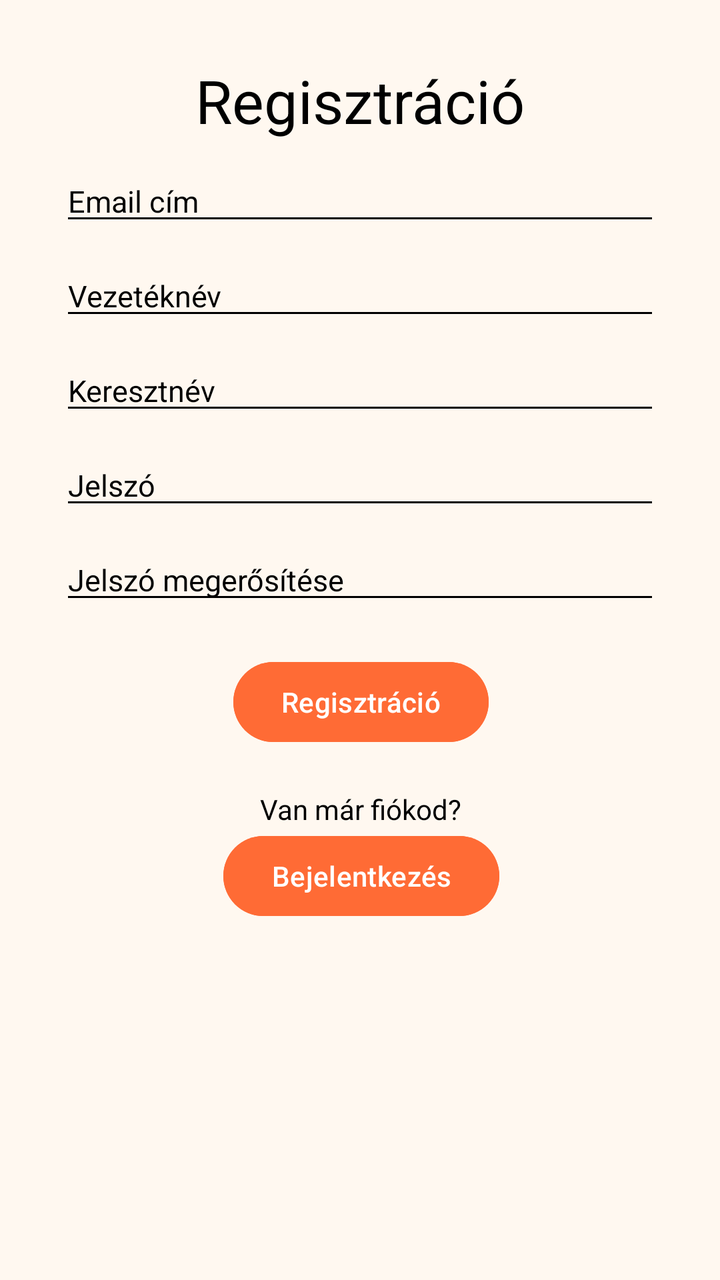
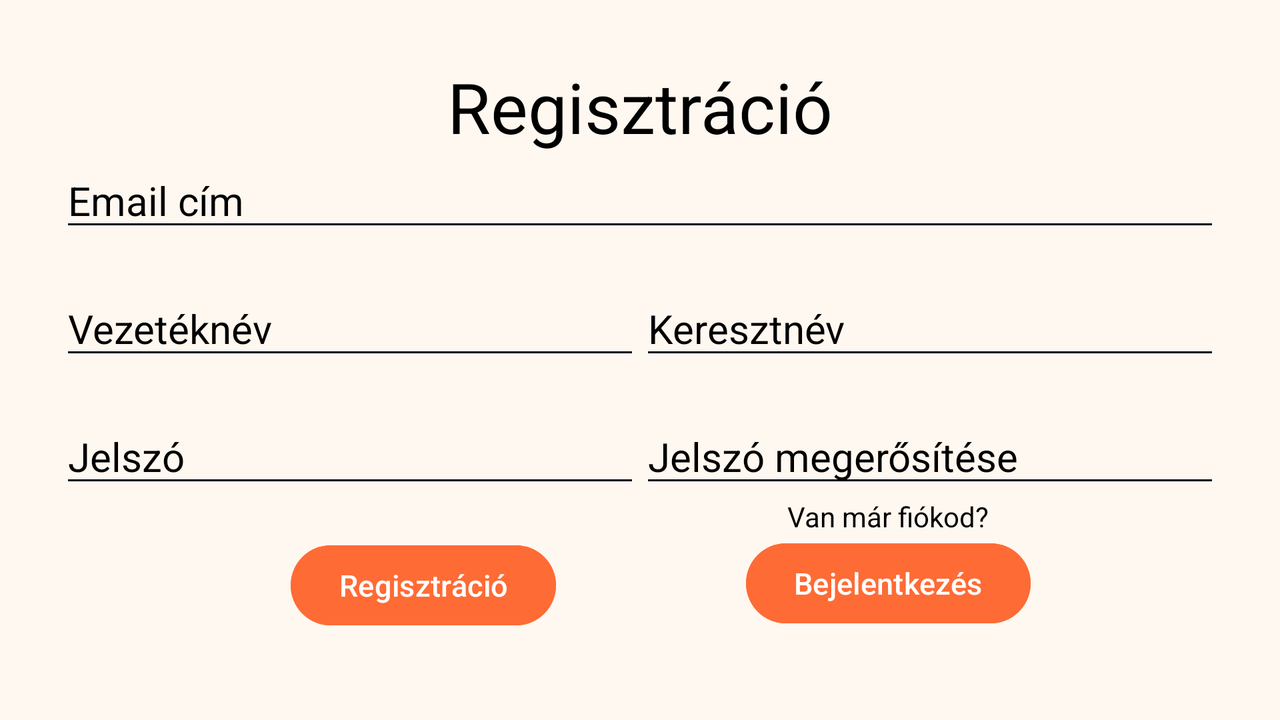

An Android layout and its configuration variant, each rendered on a device that would load it. The default file and the variant file are quoted in full after the pictures.
<!-- AndroidManifest.xml: application theme Theme.MobilAlkfejlProjekt -->
<!-- res/layout/activity_register.xml -->
<?xml version="1.0" encoding="utf-8"?>
<FrameLayout xmlns:android="http://schemas.android.com/apk/res/android"
    xmlns:app="http://schemas.android.com/apk/res-auto"
    xmlns:tools="http://schemas.android.com/tools"
    android:layout_width="match_parent"
    android:layout_height="match_parent"
    android:background="@color/background_light"
    android:padding="30dp">

    <androidx.constraintlayout.widget.ConstraintLayout xmlns:app="http://schemas.android.com/apk/res-auto"
        xmlns:tools="http://schemas.android.com/tools"
        android:id="@+id/main"
        android:layout_width="match_parent"
        android:layout_height="match_parent"
        tools:context=".RegisterActivity">

        <TextView
            android:id="@+id/registrationTitleTextView"
            android:layout_width="wrap_content"
            android:layout_height="wrap_content"
            android:text="@string/registration"
            android:textColor="@color/black"
            android:textSize="30sp"
            app:layout_constraintEnd_toEndOf="@id/main"
            app:layout_constraintStart_toStartOf="@id/main"
            app:layout_constraintTop_toTopOf="@id/main" />

        <EditText
            android:id="@+id/emailEditText"
            android:layout_width="match_parent"
            android:layout_height="wrap_content"
            android:layout_marginTop="10dp"
            android:backgroundTint="@color/black"
            android:hint="@string/email"
            android:importantForAutofill="no"
            android:inputType="textEmailAddress"
            android:textColor="@color/black"
            android:textColorHint="@color/black"
            android:textSize="15sp"
            android:imeOptions="actionNext"
            app:layout_constraintEnd_toEndOf="@id/registrationTitleTextView"
            app:layout_constraintStart_toStartOf="@id/registrationTitleTextView"
            app:layout_constraintTop_toBottomOf="@id/registrationTitleTextView" />

        <EditText
            android:id="@+id/firstNameEditText"
            android:layout_width="match_parent"
            android:layout_height="wrap_content"
            android:layout_marginTop="10dp"
            android:backgroundTint="@color/black"
            android:hint="@string/firstName"
            android:importantForAutofill="no"
            android:inputType="text|textCapWords"
            android:textColor="@color/black"
            android:textColorHint="@color/black"
            android:textSize="15sp"
            android:imeOptions="actionNext"
            app:layout_constraintEnd_toEndOf="@id/emailEditText"
            app:layout_constraintStart_toStartOf="@id/emailEditText"
            app:layout_constraintTop_toBottomOf="@id/emailEditText" />

        <EditText
            android:id="@+id/lastNameEditText"
            android:layout_width="match_parent"
            android:layout_height="wrap_content"
            android:layout_marginTop="10dp"
            android:backgroundTint="@color/black"
            android:hint="@string/lastName"
            android:importantForAutofill="no"
            android:inputType="text|textCapWords"
            android:textColor="@color/black"
            android:textColorHint="@color/black"
            android:textSize="15sp"
            android:imeOptions="actionNext"
            app:layout_constraintEnd_toEndOf="@id/firstNameEditText"
            app:layout_constraintStart_toStartOf="@id/firstNameEditText"
            app:layout_constraintTop_toBottomOf="@id/firstNameEditText" />

        <EditText
            android:id="@+id/passwordEditText"
            android:layout_width="match_parent"
            android:layout_height="wrap_content"
            android:layout_marginTop="10dp"
            android:backgroundTint="@color/black"
            android:hint="@string/password"
            android:importantForAutofill="no"
            android:inputType="textPassword"
            android:textColor="@color/black"
            android:textColorHint="@color/black"
            android:textSize="15sp"
            app:layout_constraintEnd_toEndOf="@id/lastNameEditText"
            app:layout_constraintStart_toStartOf="@id/lastNameEditText"
            app:layout_constraintTop_toBottomOf="@id/lastNameEditText" />

        <EditText
            android:id="@+id/passwordConfirmEditText"
            android:layout_width="match_parent"
            android:layout_height="wrap_content"
            android:layout_marginTop="10dp"
            android:backgroundTint="@color/black"
            android:hint="@string/passwordConfirm"
            android:importantForAutofill="no"
            android:inputType="textPassword"
            android:textColor="@color/black"
            android:textColorHint="@color/black"
            android:textSize="15sp"
            app:layout_constraintEnd_toEndOf="@id/passwordEditText"
            app:layout_constraintStart_toStartOf="@id/passwordEditText"
            app:layout_constraintTop_toBottomOf="@id/passwordEditText" />

        <Button
            android:id="@+id/registerButton"
            android:layout_width="wrap_content"
            android:layout_height="wrap_content"
            android:layout_marginTop="20dp"
            android:backgroundTint="@color/color_primary"
            android:onClick="register"
            android:text="@string/registration"
            android:textColor="@color/white"
            app:layout_constraintEnd_toEndOf="@id/passwordConfirmEditText"
            app:layout_constraintStart_toStartOf="@id/passwordConfirmEditText"
            app:layout_constraintTop_toBottomOf="@id/passwordConfirmEditText" />

        <TextView
            android:id="@+id/userHasAccountText"
            android:layout_width="wrap_content"
            android:layout_height="wrap_content"
            android:layout_marginTop="20dp"
            android:text="@string/userHasAccount"
            android:textColor="@color/black"
            app:layout_constraintEnd_toEndOf="@id/registerButton"
            app:layout_constraintStart_toStartOf="@id/registerButton"
            app:layout_constraintTop_toBottomOf="@id/registerButton" />

        <Button
            android:id="@+id/toLoginButton"
            android:layout_width="wrap_content"
            android:layout_height="wrap_content"
            android:backgroundTint="@color/color_primary"
            android:onClick="toLogin"
            android:text="@string/login"
            android:textColor="@color/white"
            app:layout_constraintEnd_toEndOf="@id/userHasAccountText"
            app:layout_constraintStart_toStartOf="@id/userHasAccountText"
            app:layout_constraintTop_toBottomOf="@id/userHasAccountText" />

    </androidx.constraintlayout.widget.ConstraintLayout>

</FrameLayout>
<!-- resources referenced by this layout -->
<resources>
  <color name="background_light">#FFF8F0</color>
  <color name="black">#FF000000</color>
  <color name="color_primary">#FF6B35</color>
  <color name="white">#FFFFFFFF</color>
  <string name="email">Email cím</string>
  <string name="firstName">Vezetéknév</string>
  <string name="lastName">Keresztnév</string>
  <string name="login">Bejelentkezés</string>
  <string name="password">Jelszó</string>
  <string name="passwordConfirm">Jelszó megerősítése</string>
  <string name="registration">Regisztráció</string>
  <string name="userHasAccount">Van már fiókod?</string>
  <style name="Theme.MobilAlkfejlProjekt" parent="Base.Theme.MobilAlkfejlProjekt" />
  <style name="Base.Theme.MobilAlkfejlProjekt" parent="Theme.Material3.DayNight.NoActionBar">
          
          <item name="colorPrimary">@color/color_primary</item>
      </style>
</resources>
<!-- res/layout-land/activity_register.xml (the repository's variant of the layout above) -->
<!-- drawn on the phone turned sideways -->
<?xml version="1.0" encoding="utf-8"?>
<FrameLayout xmlns:android="http://schemas.android.com/apk/res/android"
    android:layout_width="match_parent"
    android:layout_height="match_parent"
    android:background="@color/background_light"
    android:padding="30dp">

    <androidx.constraintlayout.widget.ConstraintLayout xmlns:app="http://schemas.android.com/apk/res-auto"
        xmlns:tools="http://schemas.android.com/tools"
        android:id="@+id/main"
        android:layout_width="match_parent"
        android:layout_height="match_parent"
        tools:context=".RegisterActivity">

        <TextView
            android:id="@+id/registrationTitleTextView"
            android:layout_width="wrap_content"
            android:layout_height="wrap_content"
            android:text="@string/registration"
            android:textColor="@color/black"
            android:textSize="35sp"
            app:layout_constraintEnd_toEndOf="@id/main"
            app:layout_constraintStart_toStartOf="@id/main"
            app:layout_constraintTop_toTopOf="@id/main" />

        <EditText
            android:id="@+id/emailEditText"
            android:layout_width="match_parent"
            android:layout_height="wrap_content"
            android:layout_weight="1"
            android:backgroundTint="@color/black"
            android:hint="@string/email"
            android:importantForAutofill="no"
            android:inputType="textEmailAddress"
            android:textColor="@color/black"
            android:textColorHint="@color/black"
            android:textSize="20sp"
            app:layout_constraintEnd_toEndOf="@id/registrationTitleTextView"
            app:layout_constraintStart_toStartOf="@id/registrationTitleTextView"
            app:layout_constraintTop_toBottomOf="@id/registrationTitleTextView" />

        <LinearLayout
            android:id="@+id/nameLinearLayout"
            android:layout_width="match_parent"
            android:layout_height="wrap_content"
            android:layout_marginTop="20dp"
            android:orientation="horizontal"
            app:layout_constraintEnd_toEndOf="@id/emailEditText"
            app:layout_constraintStart_toStartOf="@id/emailEditText"
            app:layout_constraintTop_toBottomOf="@id/emailEditText">

            <EditText
                android:id="@+id/firstNameEditText"
                android:layout_width="wrap_content"
                android:layout_height="wrap_content"
                android:layout_weight="1"
                android:backgroundTint="@color/black"
                android:ems="10"
                android:hint="@string/firstName"
                android:importantForAutofill="no"
                android:inputType="text"
                android:textColor="@color/black"
                android:textColorHint="@color/black"
                android:textSize="20sp" />

            <EditText
                android:id="@+id/lastNameEditText"
                android:layout_width="wrap_content"
                android:layout_height="wrap_content"
                android:layout_weight="1"
                android:backgroundTint="@color/black"
                android:ems="10"
                android:hint="@string/lastName"
                android:importantForAutofill="no"
                android:inputType="text"
                android:textColor="@color/black"
                android:textColorHint="@color/black"
                android:textSize="20sp" />

        </LinearLayout>


        <LinearLayout
            android:id="@+id/passwordLinearLayout"
            android:layout_width="match_parent"
            android:layout_height="wrap_content"
            android:layout_marginTop="20dp"
            android:orientation="horizontal"
            app:layout_constraintEnd_toEndOf="@id/nameLinearLayout"
            app:layout_constraintStart_toStartOf="@id/nameLinearLayout"
            app:layout_constraintTop_toBottomOf="@id/nameLinearLayout">


            <EditText
                android:id="@+id/passwordEditText"
                android:layout_width="wrap_content"
                android:layout_height="wrap_content"
                android:layout_weight="1"
                android:backgroundTint="@color/black"
                android:ems="10"
                android:hint="@string/password"
                android:importantForAutofill="no"
                android:inputType="textPassword"
                android:textColor="@color/black"
                android:textColorHint="@color/black"
                android:textSize="20sp" />

            <EditText
                android:id="@+id/passwordConfirmEditText"
                android:layout_width="wrap_content"
                android:layout_height="wrap_content"
                android:layout_weight="1"
                android:backgroundTint="@color/black"
                android:ems="10"
                android:hint="@string/passwordConfirm"
                android:importantForAutofill="no"
                android:inputType="textPassword"
                android:textColor="@color/black"
                android:textColorHint="@color/black"
                android:textSize="20sp" />
        </LinearLayout>

        <Button
            android:id="@+id/registerButton"
            android:layout_width="wrap_content"
            android:layout_height="wrap_content"
            android:layout_marginTop="20dp"
            android:backgroundTint="@color/color_primary"
            android:onClick="register"
            android:text="@string/registration"
            android:textColor="@color/white"
            android:textSize="15sp"
            app:layout_constraintEnd_toStartOf="@id/userHasAccountText"
            app:layout_constraintStart_toStartOf="@id/passwordLinearLayout"
            app:layout_constraintTop_toBottomOf="@id/passwordLinearLayout" />

        <TextView
            android:id="@+id/userHasAccountText"
            android:layout_width="wrap_content"
            android:layout_height="wrap_content"
            android:text="@string/userHasAccount"
            android:textColor="@color/black"
            app:layout_constraintEnd_toEndOf="@id/passwordLinearLayout"
            app:layout_constraintStart_toEndOf="@id/registerButton"
            app:layout_constraintTop_toBottomOf="@id/passwordLinearLayout" />

        <Button
            android:id="@+id/toLoginButton"
            android:layout_width="wrap_content"
            android:layout_height="wrap_content"
            android:backgroundTint="@color/color_primary"
            android:onClick="toLogin"
            android:text="@string/login"
            android:textColor="@color/white"
            android:textSize="15sp"
            app:layout_constraintEnd_toEndOf="@id/userHasAccountText"
            app:layout_constraintStart_toStartOf="@id/userHasAccountText"
            app:layout_constraintTop_toBottomOf="@id/userHasAccountText" />

    </androidx.constraintlayout.widget.ConstraintLayout>

</FrameLayout>
